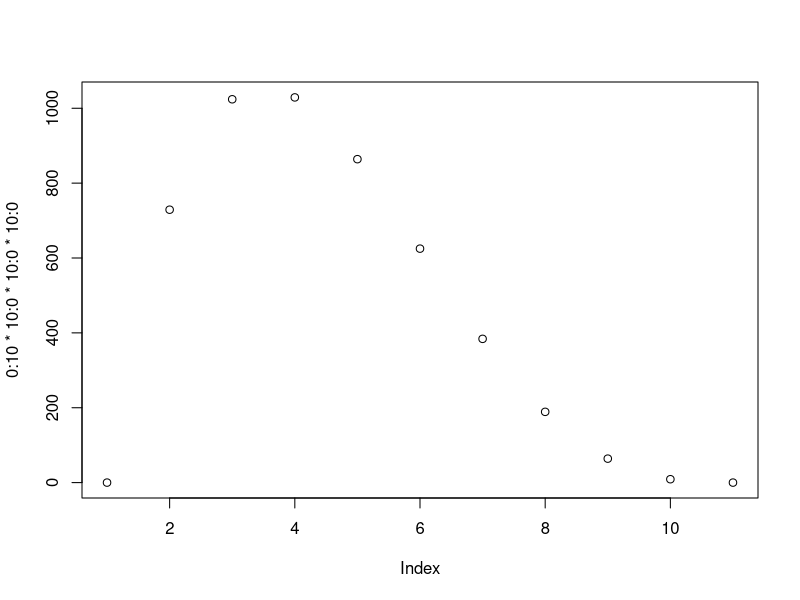
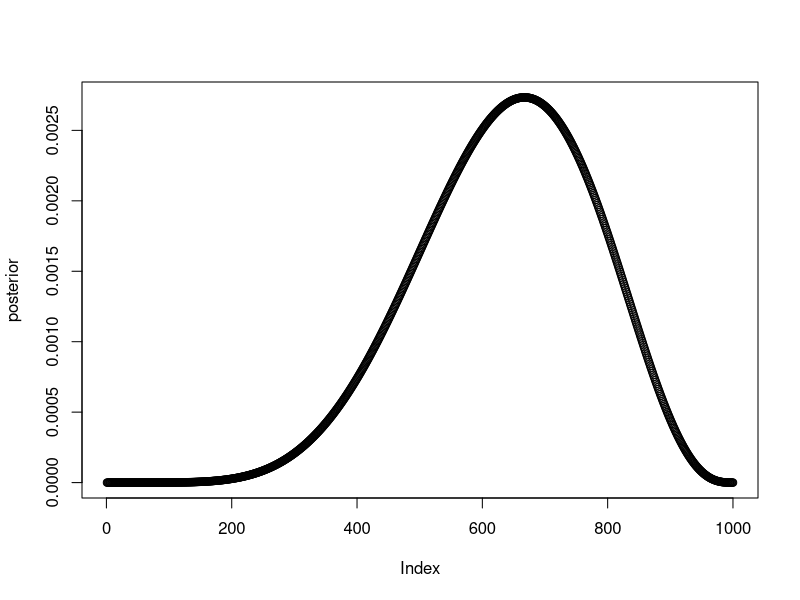
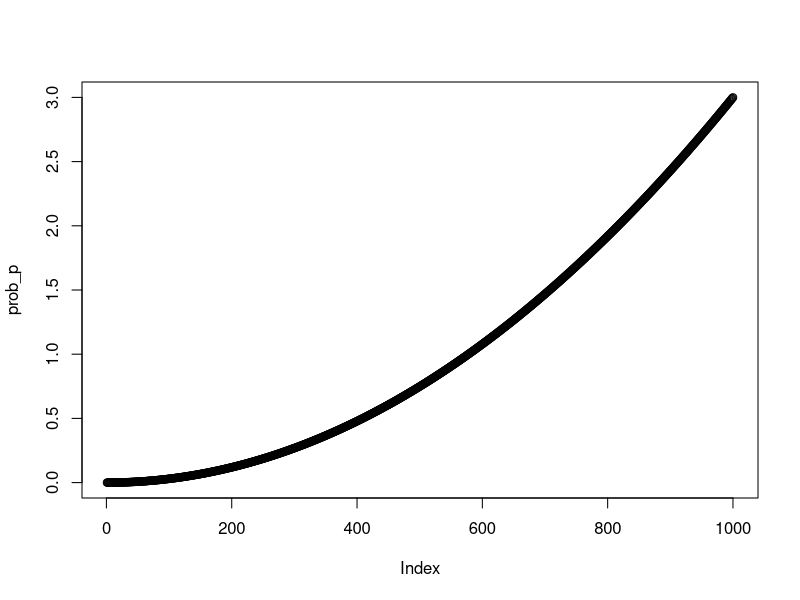
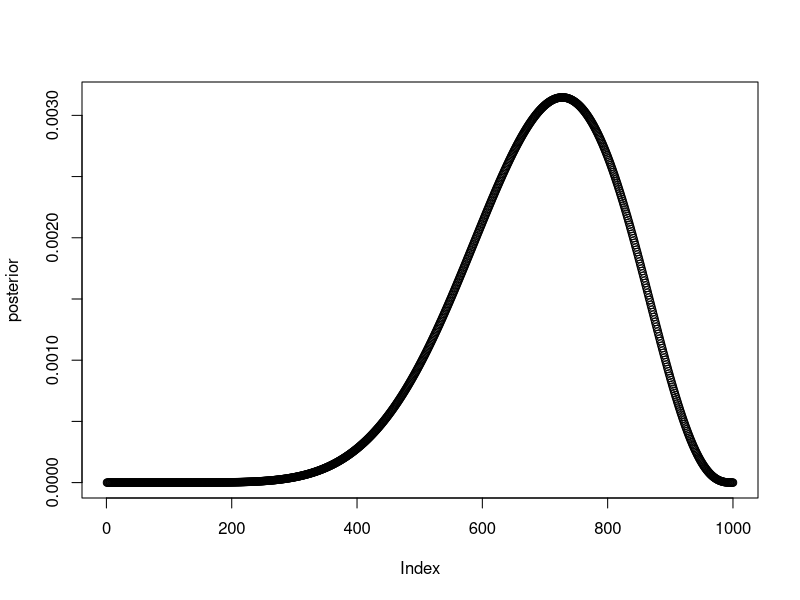
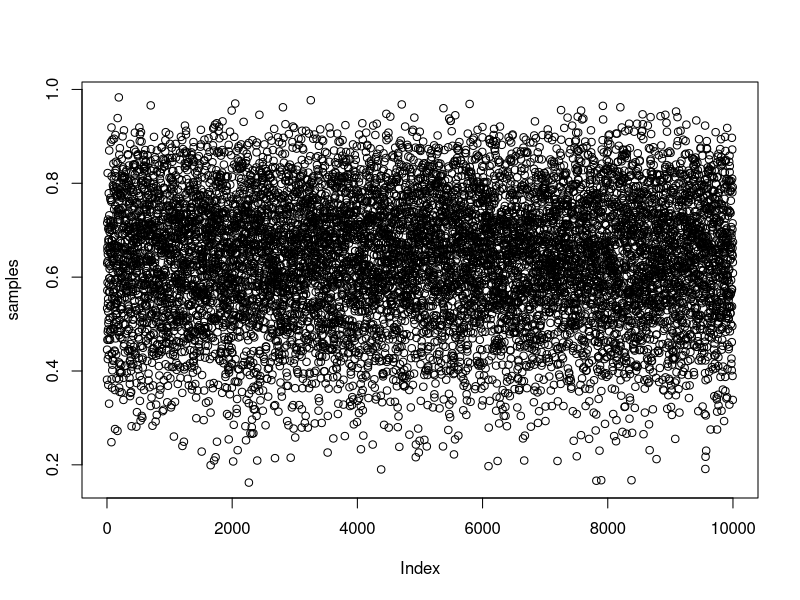

Recreate these plots in R, in order.
## ---- chunk 1
ways <- c(3, 8, 9)
ways/sum(ways)
## ---- chunk 2
plot (0:10 * 10:0 * 10:0 * 10:0)
## ---- chunk 3
dbinom (6, 9, 0.7)
## ---- chunk 4
p_grid <- seq(from=0, to=1, length.out=1000)
prob_p <- rep(1, 1000)
prob_data <- dbinom(6, size=9, prob=p_grid)
posterior <- prob_data* prob_p
posterior <- posterior / sum(posterior)
plot(posterior)
## ---- chunk 5
p_grid <- seq(from=0, to=1, len=1000)
prob_p <- dbeta(p_grid, 3, 1)
prob_data <- dbinom(6, 9, prob=p_grid)
posterior <- prob_data * prob_p
posterior <- posterior / sum(posterior)
plot(prob_p)
plot(posterior)
## ---- chunk 6
p_grid <- seq (from=0, to=1, length.out=1000)
prob_p <- rep(1, 1000)
prob_data <- dbinom(6, size=9, prob=p_grid)
posterior <- prob_data * prob_p
posterior <- posterior / sum(posterior)
## ---- chunk 7
samples <- sample(p_grid, prob=posterior, size=1e4, replace=TRUE)
## ---- chunk 8
plot(samples)
## ---- chunk 9
w <- rbinom(1e4, size=9, prob=samples)
